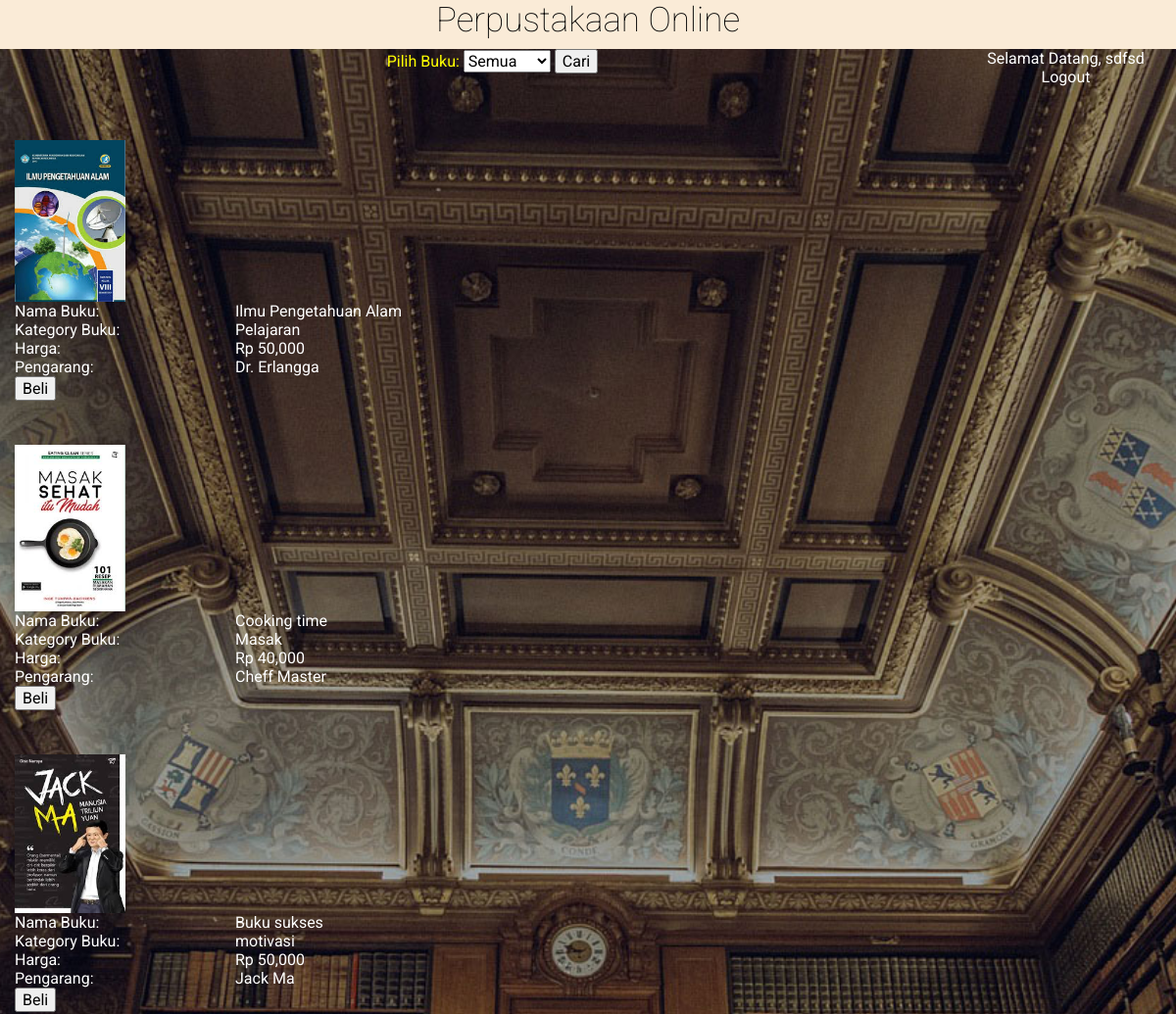
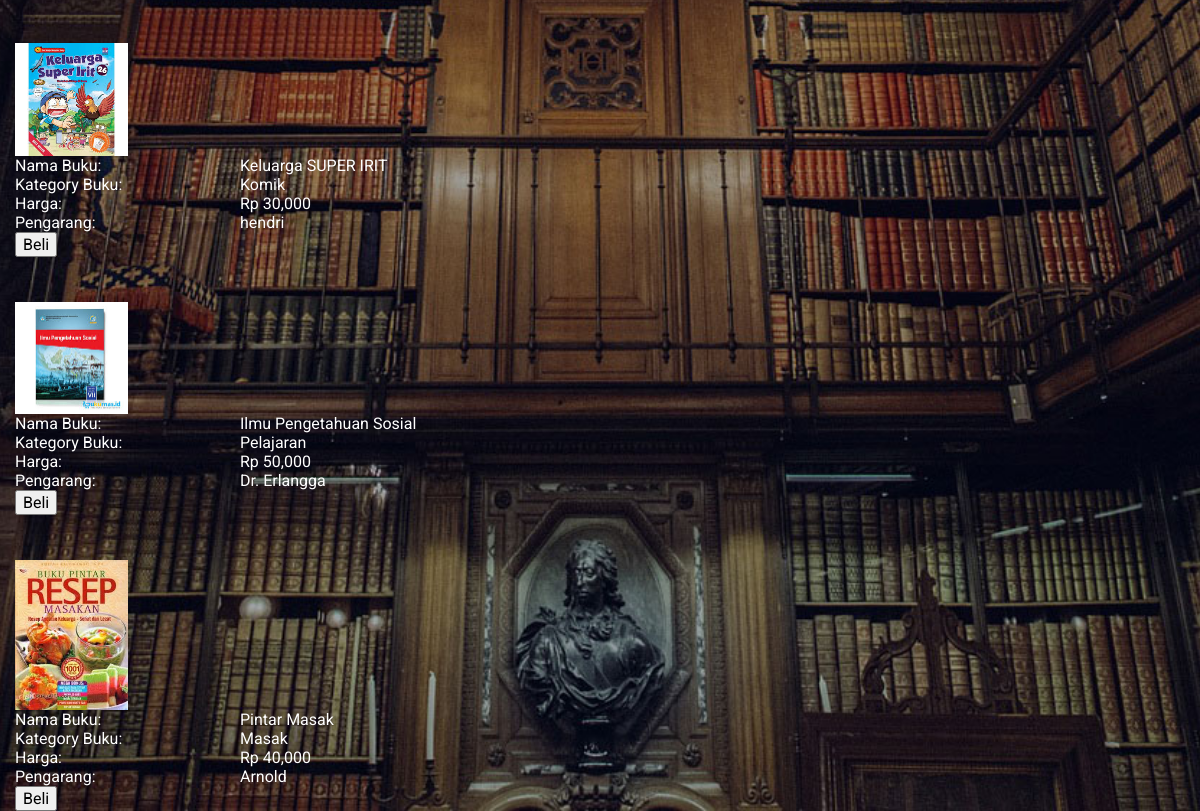
The page /home.php (signed in) on the database its author committed (2 pictures, top to bottom).
### tables this page shows
CREATE TABLE `tbl_book` (
  `book_id` int(11) NOT NULL,
  `book_name` varchar(100) NOT NULL,
  `book_category` varchar(100) NOT NULL,
  `book_price` int(11) NOT NULL,
  `book_author` varchar(100) NOT NULL,
  `book_image` varchar(100) NOT NULL
);

### home.php (the view, shortened to what this page needs)
<HTML>
	<head>
	<link rel="stylesheet" href="css/bootstrap.min.css" >
	 <link rel="stylesheet" href="css/style.css" type="text/css" media="all">
	</head>
	<body>
			<div class="row">
				<div class="col-md-12 judul"><h2>Perpustakaan Online</h2></div>
			</div>
			<div class="row">
				<div class="col-md-12 buku">
					<div class="row">
							<div class="col-md-10">
								<form action="controller/docaribuku.php" method="post">
					<label for="cars">Pilih Buku:</label>
					<select id="cars" name="jenis">
						<option value="all">Semua</option>
					</select>
					<input type="submit" value="Cari">
					</form>
							</div>
							<div class="col-md-2">
									<p>Selamat Datang, <?php echo $_SESSION['username']; ?> </p>
									<a href="controller/dologout.php"><p>Logout</p></a>
							</div>
					</div>
					<?php
					include 'controller/doconnect.php';
					if(isset($_GET['id']) == null){
						$sql = "SELECT * FROM tbl_book";
					}else{
						if($_GET['id'] == "all"){
							$sql = "SELECT * FROM tbl_book";
						}else{
							$sql = "SELECT * FROM tbl_book where book_category = '".$_GET['id'] ."'";
						}
					}
					$result = $conn->query($sql);
					?>
					<table>
						<?php
					while($row = $result->fetch_assoc()) {
						?>
							<tr>
								<td><img class="top-s" src="<?php echo $row['book_image']?>" width="50%"></td>
							</tr>
							<tr>
								<td>Nama Buku: </td>
								<td><?php echo $row['book_name']; ?></td>
							</tr>
							<tr>
								<td>Kategory Buku: </td>
								<td><?php echo $row['book_category']; ?></td>
							</tr>
							<tr>
								<td>Harga: </td>
								<td><?php echo 'Rp '.number_format($row['book_price']); ?></td>
							</tr>
							<tr>
								<td>Pengarang: </td>
								<td><?php echo $row['book_author']; ?></td>
							</tr>
							<tr>
								<td><a href="sucess.php"><input type="button" value="Beli"></a></td>
							</tr>
							<?php
								}
							?>
					</table>
				</div>
			</div>
	</body>
</HTML>

### css/style.css (style rules this page uses)
html,body,div,span,applet,object,iframe,h1,h2,h3,h4,h5,h6,p,blockquote,pre,a,abbr,acronym,address,big,cite,code,del,dfn,em,img,ins,kbd,q,s,samp,small,strike,strong,sub,sup,tt,var,b,u,i,dl,dt,dd,ol,nav ul,nav li,fieldset,form,label,legend,table,caption,tbody,tfoot,thead,tr,th,td,article,aside,canvas,details,embed,figure,figcaption,footer,header,hgroup,menu,nav,output,ruby,section,summary,time,mark,audio,video { margin:0;padding:0;border:0;font-size:100%;font:inherit;vertical-align:baseline; }
table { border-collapse:collapse;border-spacing:0; }
a { text-decoration:none; }
img { max-width:100%; }
body { font-family: 'Roboto', sans-serif; text-align: center; background: url("../images/background.jpg"); background-repeat: no-repeat; background-attachment: fixed; background-position: center; background-size: cover; -webkit-background-size: cover; -moz-background-size: cover; -o-background-size: cover; }
body a { transition:0.5s all; -webkit-transition:0.5s all; -moz-transition:0.5s all; -o-transition:0.5s all; -ms-transition:0.5s all; text-decoration: none; }
h2 { font-size: 35px; text-align: center; color: #FFF; font-weight: 100; margin-bottom: 20px; }
.row { margin-left: 0 !important; margin-right: 0 !important; }

### home.php (style rules this page uses)
p { color: ffffff; }
h2 { color: #000000; }
.judul { height: 50px; color: black; background-color: #FAEBD7; }
.buku { height: 450px; color: yellow; }
table { margin-top: 10px; color: #ffffff; }
.top-s { margin-top: 45px; }

### rows shown on the page
tbl_book: book_image (picture), book_name "Ilmu Pengetahuan Alam", book_category "Pelajaran", book_price "50,000", book_author "Dr. Erlangga"
tbl_book: book_image (picture), book_name "Cooking time", book_category "Masak", book_price "40,000", book_author "Cheff Master"
tbl_book: book_image (picture), book_name "Buku sukses", book_category "motivasi", book_price "50,000", book_author "Jack Ma"
tbl_book: book_image (picture), book_name "Keluarga SUPER IRIT", book_category "Komik", book_price "30,000", book_author "hendri"
tbl_book: book_image (picture), book_name "Ilmu Pengetahuan Sosial", book_category "Pelajaran", book_price "50,000", book_author "Dr. Erlangga"
tbl_book: book_image (picture), book_name "Pintar Masak", book_category "Masak", book_price "40,000", book_author "Arnold"

### other values the page prints
$_SESSION['username'] "sdfsd"
